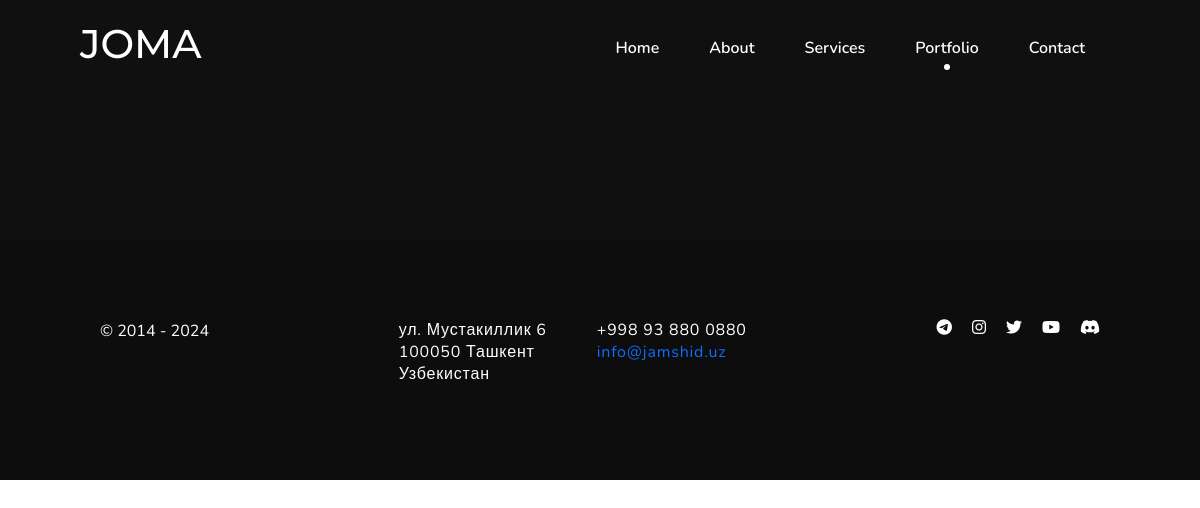
Page /portfolio on the earlier database version.
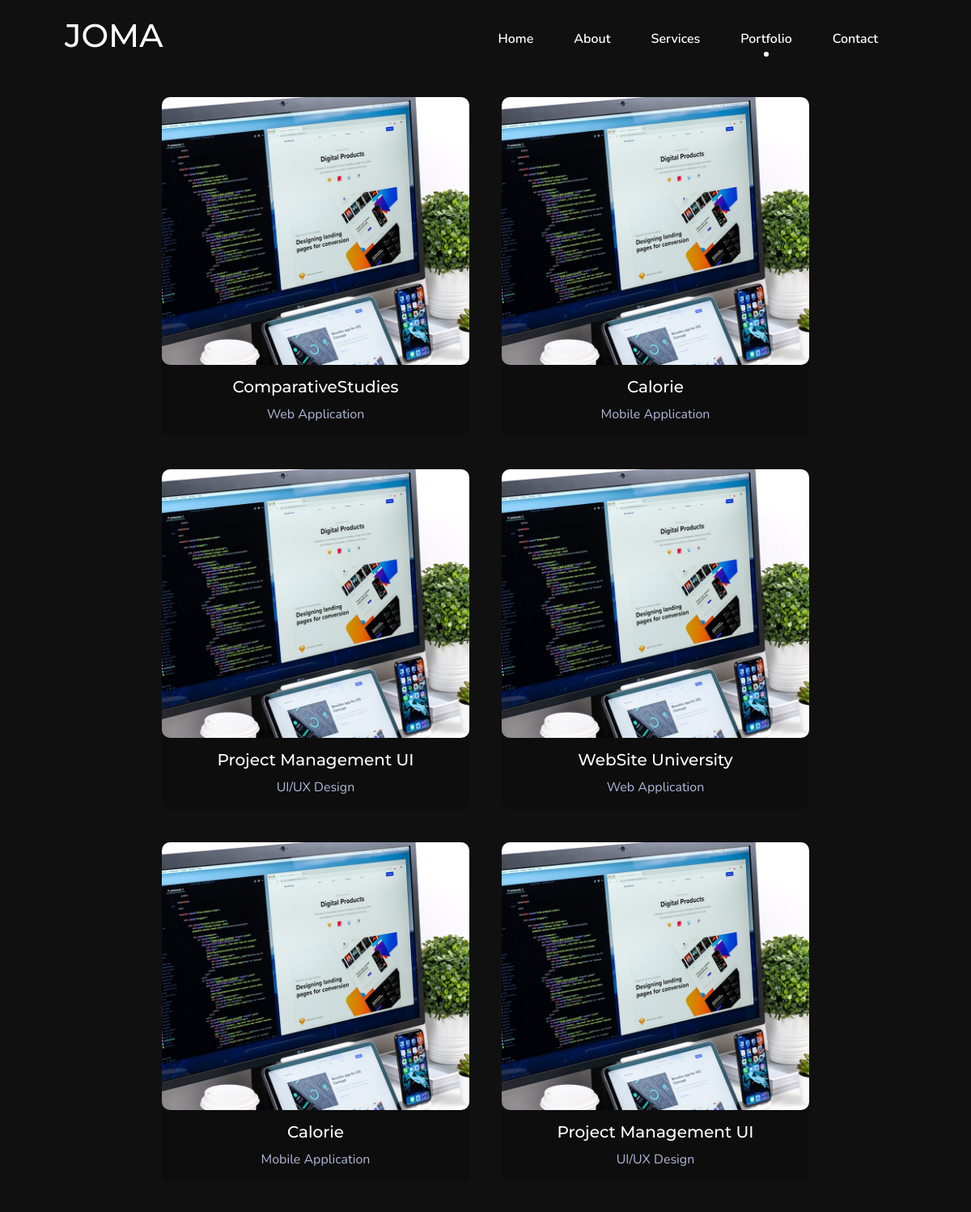
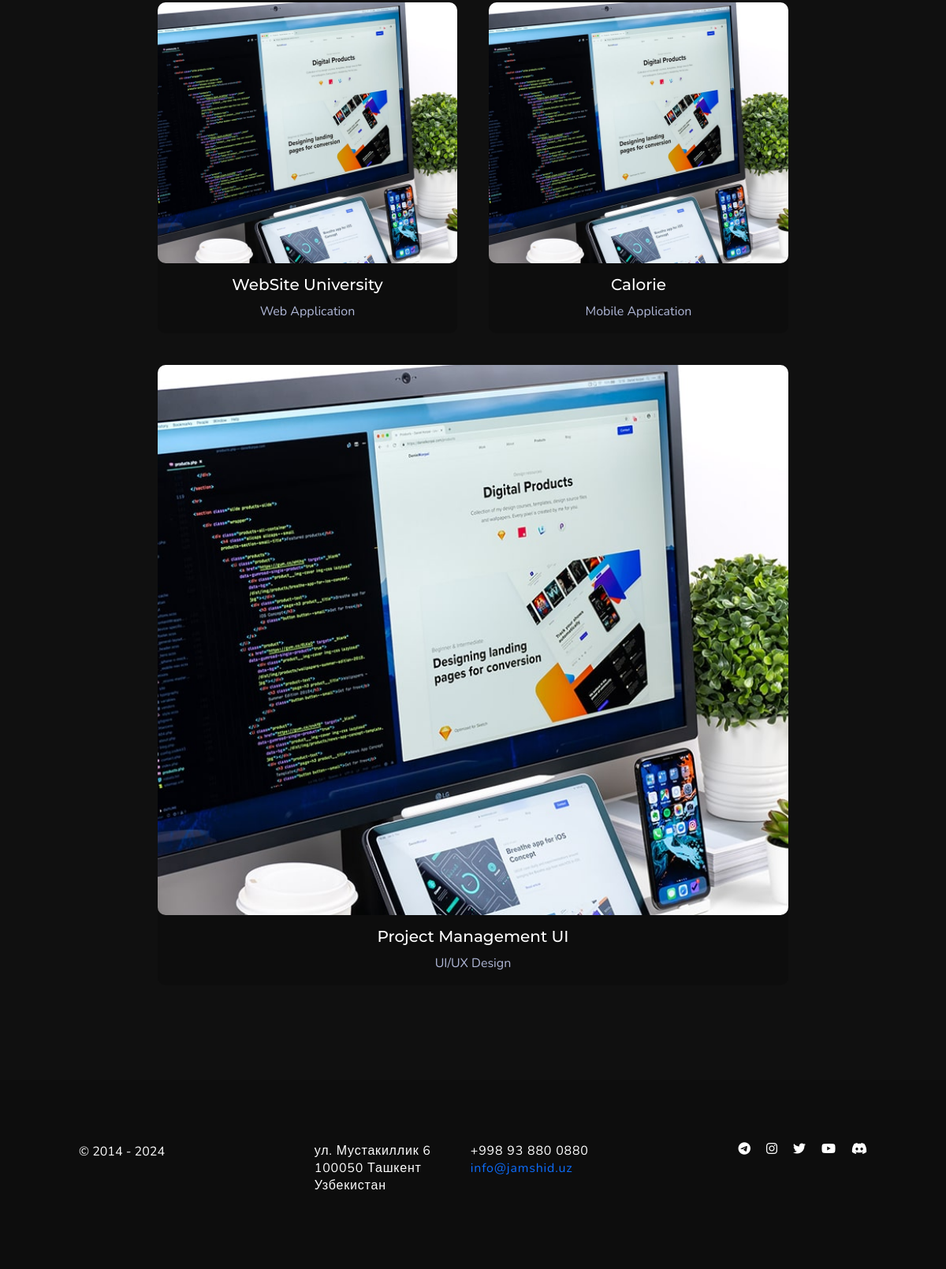
Same page on the later database version (2 pictures, top to bottom).
### project/models.py (models this page shows, shortened)
class Project(models.Model):
    name = models.CharField(max_length=255)
    type = models.CharField(max_length=255)
    url = models.URLField(max_length=255, default='/')
    photo = models.ImageField(upload_to='project_photos/')

### pages/views.py (the view)
# urls.py: path('portfolio', views.portfolio, name='portfolio'),
def portfolio(request):
    projects = Project.objects.all()
    return render(request, 'user/pages/portfolio.html', {"projects": projects})

### templates/user/pages/portfolio.html (shortened to what this page needs)
{% extends 'user/components/base.html' %}
{% block content %}
    <div class="portfolio">
        <div class="container">
            <div class="content_start">
                <div class="portfolio-container">
                    {% for project in projects %}
                        <a href="{{ project.url }}" class="portfolio-item">
                            <img src="{{ project.photo.url }}" alt="{{ project.name }}">
                            <h3>{{ project.name }}</h3>
                            <p>{{ project.type }}</p>
                        </a>
                    {% endfor %}
                </div>
            </div>
        </div>
    </div>
{% endblock %}

### templates/user/components/base.html (shortened to what this page needs)
<!DOCTYPE html>
<html lang="en">
{% load static %}
<head>
    <link rel="stylesheet" href="{% static 'css/bootstrap.min.css' %}" />
    <link rel="stylesheet" href="{% static 'css/materialdesignicons.min.css' %}">
    <link rel="stylesheet" href="https://cdnjs.cloudflare.com/ajax/libs/animate.css/4.1.1/animate.min.css"/>
    <link rel="stylesheet" href="{% static 'css/style.css' %}">
</head>
<body>
    {% include 'user/components/navbar.html' %}
    {% block content %}
    {% endblock %}
    {% if request.resolver_match.url_name != 'index' %}
        {% include 'user/components/footer.html' %}
    {% endif %}
    <link rel="stylesheet" href="https://cdnjs.cloudflare.com/ajax/libs/font-awesome/6.5.2/css/all.min.css"
 />
</body>
</html>

### templates/user/components/navbar.html (shortened to what this page needs)
<div class="wrapper">
    <nav class="navbar navbar-expand-lg fixed-top custom-nav sticky">
        <div class="container">
            <a class='navbar-brand logo' href='{% url 'index' %}'>
                <h1>JOMA</h1>
            </a>
            <div class="collapse navbar-collapse" id="navbarSupportedContent">
                <ul class="navbar-nav ms-auto" style="position: relative; --active-tab:2; gap: 20px;">
                    <li class="nav-item {% if request.resolver_match.url_name == 'index' %}active{% endif %}" data-tab-index='0'>
                        <a href="{% url 'index' %}" class="nav-link nav-link-1">Home</a>
                    </li>
                    <li class="nav-item {% if request.resolver_match.url_name == 'about' %}active{% endif %}" data-tab-index='1'>
                        <a href="{% url 'about' %}" class="nav-link nav-link-2">About</a>
                    </li>
                    <li class="nav-item {% if request.resolver_match.url_name == 'services' %}active{% endif %}" data-tab-index='2'>
                        <a href="{% url 'services' %}" class="nav-link nav-link-3">Services</a>
                    </li>
                    <li class="nav-item {% if request.resolver_match.url_name == 'portfolio' %}active{% endif %}" data-tab-index='3'>
                        <a href="{% url 'portfolio' %}" class="nav-link nav-link-4" >Portfolio</a>
                    </li>
                    <li class="nav-item {% if request.resolver_match.url_name == 'contact' %}active{% endif %}" data-tab-index='4'>
                        <a href="{% url 'contact' %}" class="nav-link">Contact</a>
                    </li>
                </ul>
            </div>
        </div>
    </nav>
</div>

### templates/user/components/footer.html
<footer>
    <div class="container">
        <div class="footer-container">
            <div class="logo">
                <p>&copy; 2014 - 2024</p>
            </div>
            <div class="contact">
                <p>ул. Мустакиллик 6<br>
                    100050 Ташкент<br>
                    Узбекистан</p>
                <p>+998 93 880 0880<br>
                    <a href="mailto:info@jamshid.uz">info@jamshid.uz</a>
                </p>
            </div>
            <div class="social-media">
                <i class="fa-brands fa-telegram"></i>
                <i class="fa-brands fa-instagram"></i>
                <i class="fa-brands fa-twitter"></i>
                <i class="fa-brands fa-youtube"></i>
                <i class="fa-brands fa-discord"></i>
            </div>
        </div>
    </div>
</footer>

### static/css/style.css (style rules this page uses)
body { font-family: "Nunito", sans-serif; overflow-x: hidden; }
h1, h2, h3, h4, h5, h6 { font-family: "Montserrat", sans-serif; }
a, a:hover, a:focus, button, button:focus { text-decoration: none !important; outline: none !important; box-shadow: none !important; }
.custom-nav { padding: 15px 0px; width: 100%; border-radius: 0px; z-index: 999; margin-bottom: 0px; transition: all 0.5s ease-in-out; background-color: transparent; }
.custom-nav .navbar-nav li a { color: #fff; font-size: 16px; background-color: transparent !important; padding: 15px 0; position: relative; margin: 0 7px; font-weight: 600; transition: all 0.4s; }
.custom-nav .navbar-nav li.active a:before, .custom-nav .navbar-nav li:hover a:before, .custom-nav .navbar-nav li:active a:before, .custom-nav.stickyadd .navbar-nav li.active a:before, .custom-nav.stickyadd .navbar-nav li:hover a:before, .custom-nav.stickyadd .navbar-nav li:active a:before { opacity: 1; }
.custom-nav .navbar-nav li a:before, .custom-nav.stickyadd .navbar-nav li a:before { content: ""; position: absolute; left: 50%; bottom: 10%; height: 6px; width: 6px; background: #fff; border-radius: 50%; opacity: 0; transform: translateX(-50%); -webkit-transition: all 0.3s ease 0s; -o-transition: all 0.3s ease 0s; transition: all 0.3s ease 0s; }
.custom-nav .logo { color: #fff; font-size: 1.8rem; }
.container { max-width: 1440px; width: 100%; margin: 0 auto; padding: 0 80px; }
.portfolio-container { display: flex; justify-content: space-between; gap: 40px; flex-wrap: wrap; }
.portfolio-item { background-color: #0d0d0d; border-radius: 10px; text-align: center; flex: 1 1 31%; }
.portfolio-item img { border-radius: 10px; width: 100%; }
.portfolio-item h3 { color: #fff; margin-top: 15px; font-size: 20px; }
.portfolio-item p { margin-top: 10px; font-size: 16px; color: #b0b8d8; }
.portfolio { background: #101010; height: 100%; padding: 15vh; display: flex; justify-content: center; align-items: center; }
footer { background-color: #0d0d0d; padding: 20px; display: flex; justify-content: center; align-items: center; color: #fff; height: 30vh; }
.footer-container { display: flex; justify-content: space-between; }
.logo { text-align: left; }
.contact { gap: 50px; display: flex; color: #ffffff; letter-spacing: .05em; line-height: 22px; }
.social-media { display: flex; gap: 20px; }

Differences in the rows shown:
added Project: photo (picture), name "ComparativeStudies", type "Web Application"
added Project: photo (picture), name "Calorie", type "Mobile Application"
added Project: photo (picture), name "Project Management UI", type "UI/UX Design"
added Project: photo (picture), name "WebSite University", type "Web Application"
added Project: photo (picture), name "Calorie", type "Mobile Application"
added Project: photo (picture), name "Project Management UI", type "UI/UX Design"
added Project: photo (picture), name "WebSite University", type "Web Application"
added Project: photo (picture), name "Calorie", type "Mobile Application"
added Project: photo (picture), name "Project Management UI", type "UI/UX Design"
